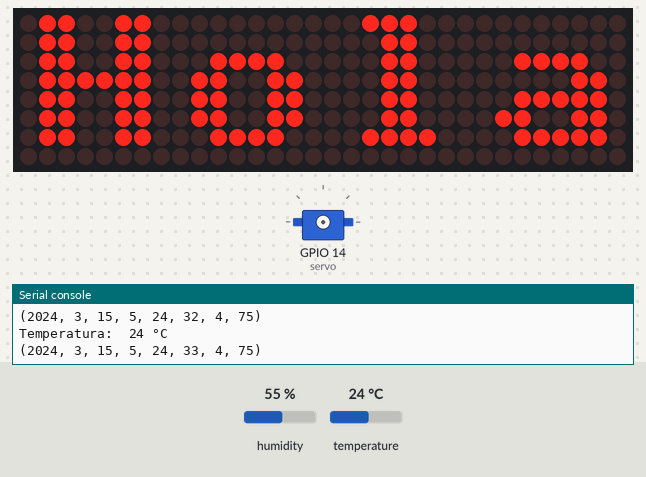
Bench run of a program on a simulated ESP32 board running MicroPython. On the bench: 32×8 LED matrix, servo, the last lines printed to the serial console. Inputs (shaded band) come from the test bench; at power-on: temperature 24 °C, humidity 55 %. WiFi joins after 1.5 s; the clock reads 2024-03-15 10:24:30 at power-on unless the program sets it; servo angles are drawn from the pulse width (0.5 ms = 0°, 2.5 ms = 180°); library files of the repository ran but are not shown: max7219.py.

Above: at 3.2 s.
3.3 s: temperature set to 27 °C
5.3 s: temperature set to 30 °C
At 6.6 s:
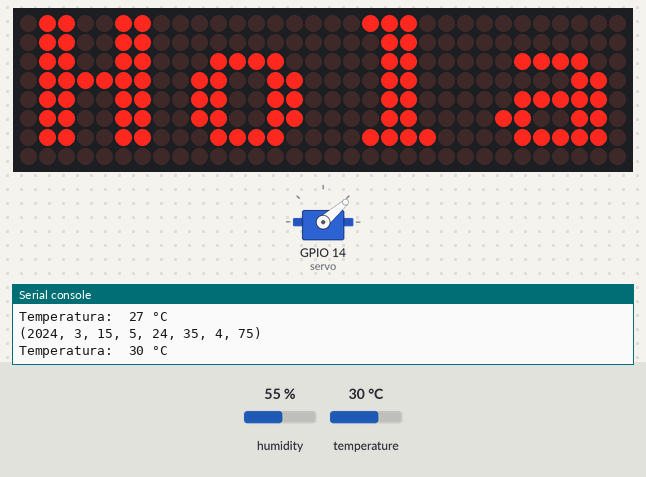
At 8.3 s:
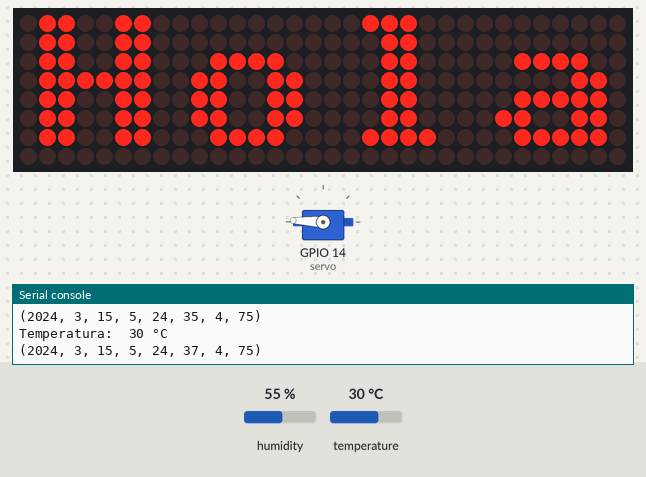
8.5 s: temperature set to 12 °C
At 9.0 s:
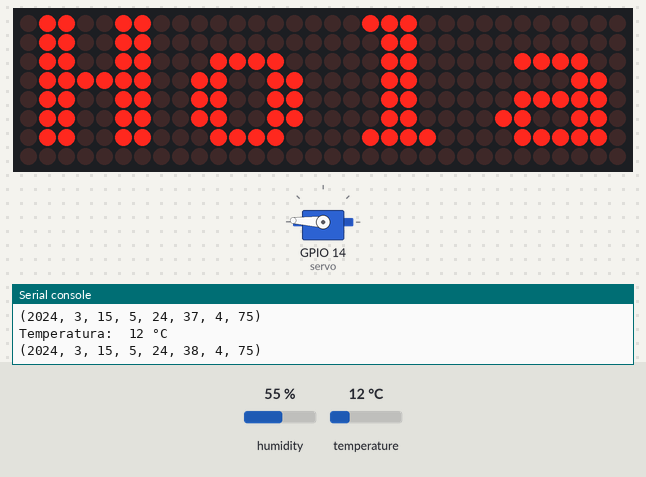
Timing chart, 0 to 11.5 s (numbered marks = the images above; inputs shaded):
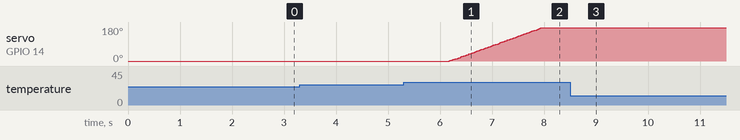

The program:

main.py
```python
# main.py -- put your code here!
from machine import Pin, PWM, SPI
from time import sleep
import dht
import network
import time
import ntptime
import max7219

spi=SPI(1, baudrate=10000000, polarity=0, phase=0, sck=Pin(18), mosi=Pin(23)) #mosi=DIN
cs=Pin(5, Pin.OUT)
display = max7219.Matrix8x8(spi, cs, 4)

display.brightness(15)
display.fill(0)
display.text("Hola", 0, 0, 1)
display.show()

MiWIFI = network.WLAN(network.STA_IF)
MiWIFI.active(True)

MiWIFI.connect("WIFI-ITM","")

while not MiWIFI.isconnected():
    print("Me estoy conectando, espereme un momentico...")
    sleep(1)

print("Conectado OK, mandeme lo que sea")


sensorTH=dht.DHT11(Pin(12))
servo = PWM(Pin(14), freq=50)

def calculoangulo(angle):
    valor=int((angle/180*102)+25)
    servo.duty(valor)

try:
    ntptime.settime()
except:
    raise Exception("npttime.settime() failed. No network connection.")

def getNow():
    local_time = -18000
    return time.gmtime(time.time() + local_time)

while True:
    x=getNow()
    print(x)
    sleep(1)
    try:
        sensorTH.measure()
        Temperatura=sensorTH.temperature()
        print("Temperatura: ", Temperatura, "°C")
        if Temperatura>28:
            for i in range(180):
                calculoangulo(i)
                sleep(0.01)
    except OSError as e:
        print("Error al leer el sensor: ", e)
```

Measured:
- the behaviour switches between 28 and 29 °C on temperature (found by bisection; images 0 and 1)
- after the input at 5.3 s, servo on GPIO 14 (servo): moves from 0° to 177° over 1.8 s, starting after 0.88 s
- after the input at 8.5 s, servo on GPIO 14 (servo): stays 177° (without the input it goes to 0° after 0.49 s)
